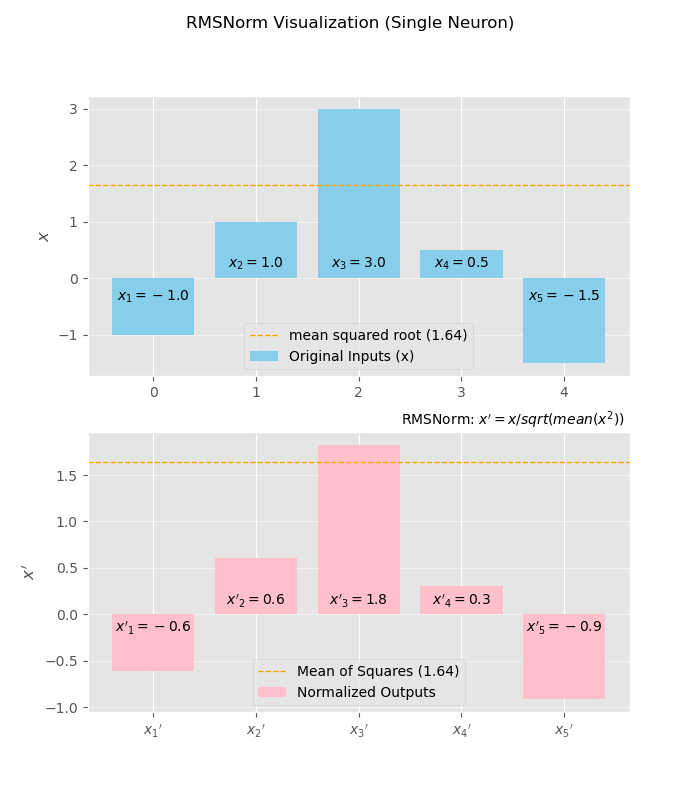

Recreate this plot in Python.
import matplotlib.pyplot as plt
import numpy as np

plt.style.use('ggplot')
# Sample Input Data
x = np.array([-1.0, 1.0, 3.0, 0.5, -1.5])

# Calculate Intermediate Values
x_squared = x ** 2
mean_squared = np.mean(x_squared)
rms_value = np.sqrt(mean_squared)
x_normalized = x / rms_value

print(x_normalized)

# Create Figure
fig, axs = plt.subplots(2, 1, figsize=(7, 8))
fig.suptitle('RMSNorm Visualization (Single Neuron)')

# Plot Original Inputs
axs[0].bar(range(len(x)), x, color='skyblue', label='Original Inputs (x)')
axs[0].set_xticks(range(len(x)))
#axs[0].set_xticklabels([f'$x_{i+1}$' for i in range(len(x))])
axs[0].set_ylabel('$x$')
axs[0].legend()
axs[0].grid(axis='y', alpha=0.5)

# Plot Intermediate Calculations
for i, val in enumerate(x):
    axs[0].text(i, 0.2 if val>0 else -0.4, f'$x_{i+1}={val}$', ha='center')

axs[0].axhline(rms_value, color='orange', linestyle='dashed', linewidth=1,
               label=f'mean squared root ({rms_value:.2f})')
axs[1].axhline(rms_value, color='orange', linestyle='dashed', linewidth=1,
               label=f'Mean of Squares ({rms_value:.2f})')
axs[0].legend()

# Plot RMS Value
axs[1].text(len(x) - 1.5, rms_value + 0.4, f'RMSNorm: $x\'=x/sqrt(mean(x^2))$', ha='center')

# Plot Normalized Outputs
axs[1].bar(range(len(x_normalized)), x_normalized, color='pink', label='Normalized Outputs')
axs[1].set_xticks(range(len(x_normalized)))
axs[1].set_xticklabels([f'${{x_{i+1}}}^\prime$' for i in range(len(x_normalized))])
axs[1].set_ylabel('$x\'$')
for i, val in enumerate(x_normalized):
    axs[1].text(i, 0.1 if val>0 else -0.2, f'$x\'_{i+1}={val:.1f}$', ha='center')
axs[1].legend()
axs[1].grid(axis='y', alpha=0.5)

plt.savefig('rmsnorm.png')
plt.show()
